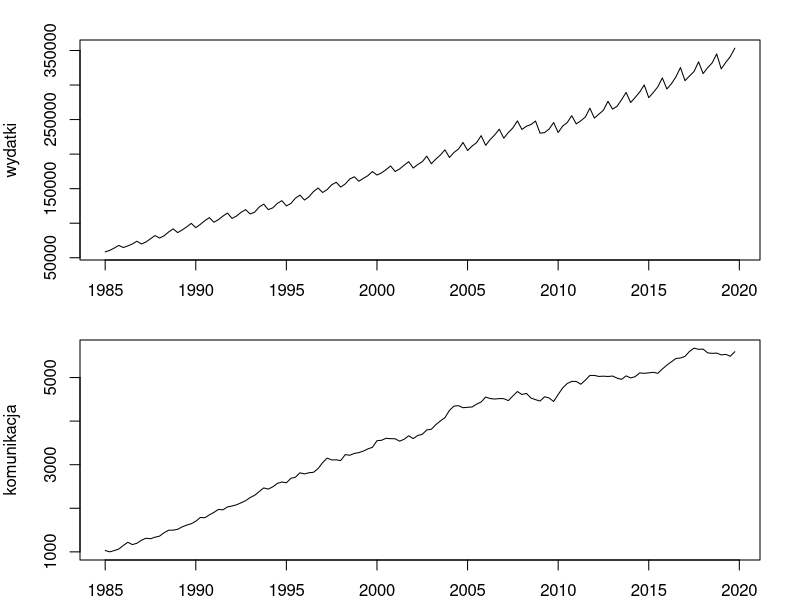
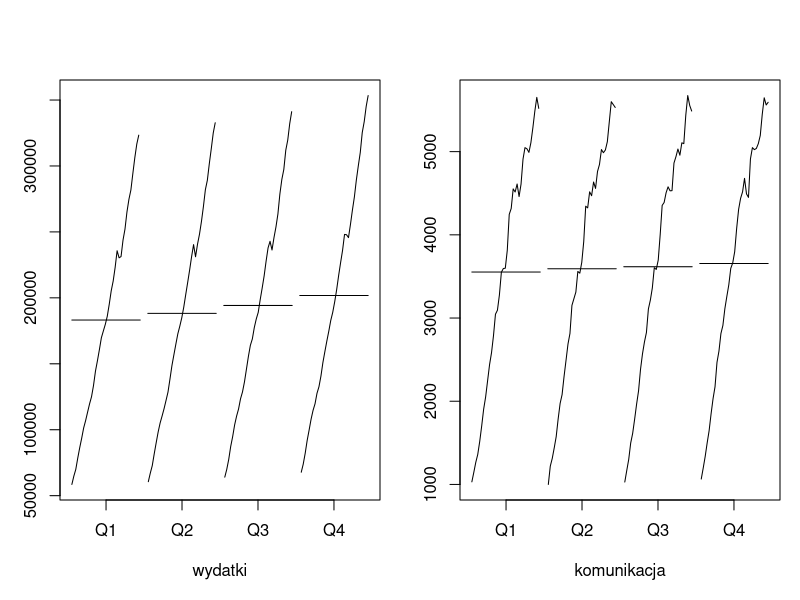
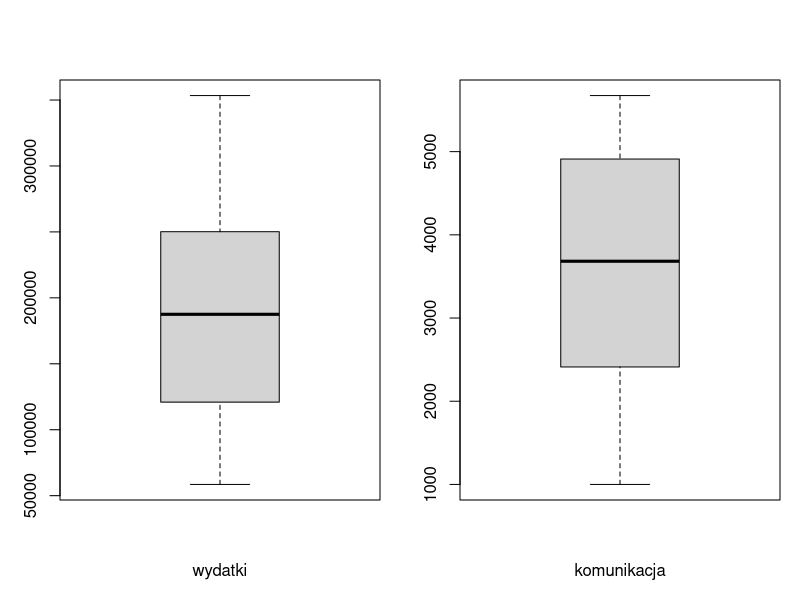
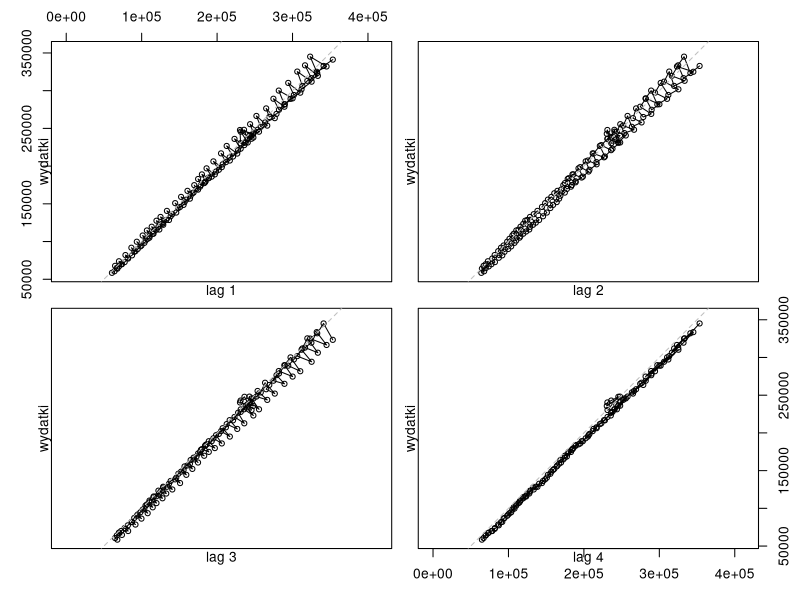
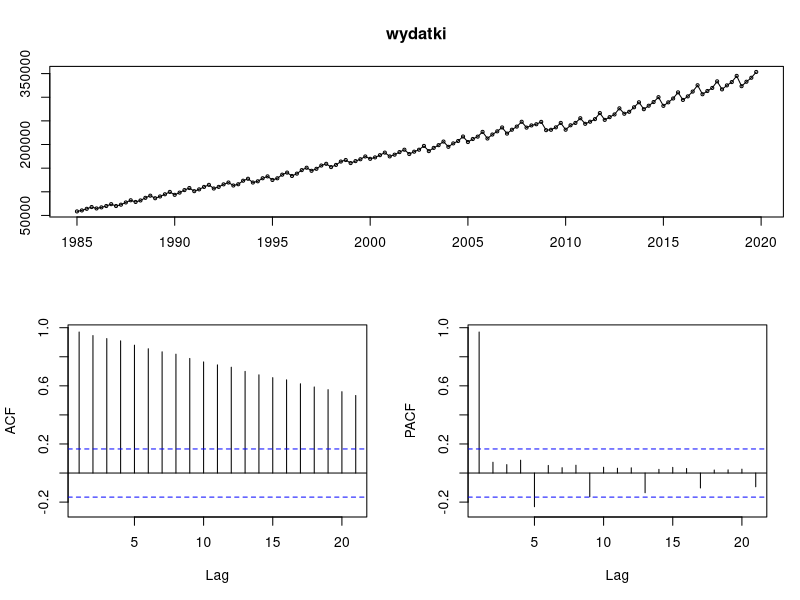
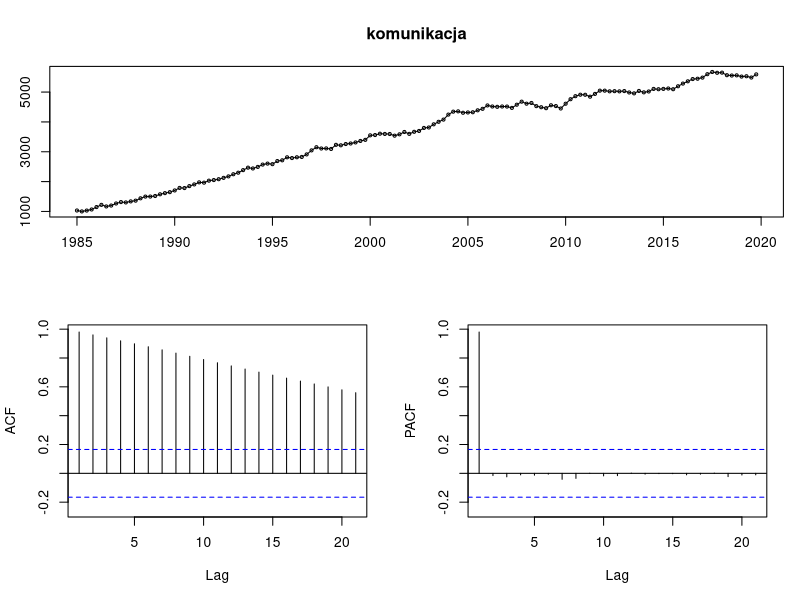
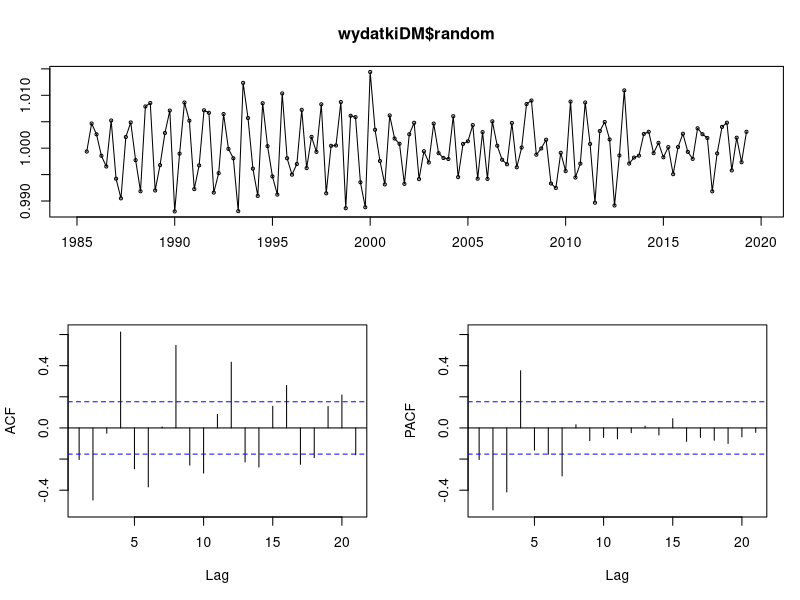
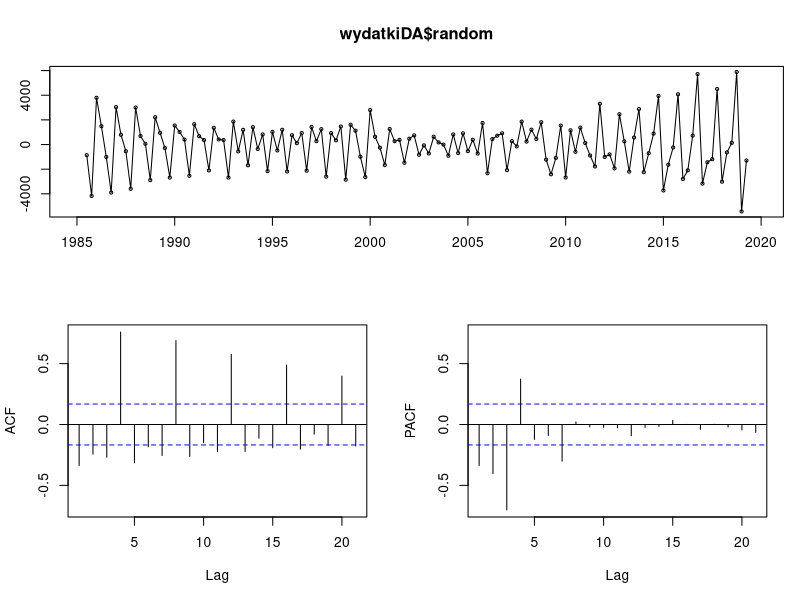

Here is the R script that generated these plots, in order:
## ---- chunk 1
library(forecast)
## ---- chunk 2
wydatki <- ts(read.csv('wydatki.csv',
                          skip=43,
                          col.names = c("q", "v"))$v,
                 start = c(1985, 01),
                 frequency = 4)
komunikacja <- ts(read.csv('komunikacja.csv',
                          skip=43,
                          col.names = c("q", "v"))$v,
                 start = c(1985, 01),
                 frequency = 4)
wydatki <- window(wydatki, start = start(wydatki), end = c(2019, 04))
komunikacja <- window(komunikacja, start = start(komunikacja), end = c(2019, 04))
## ---- chunk 3
par(mfrow=c(2,1), mar=c(2,4,2,2))
plot(wydatki)
plot(komunikacja)
## ---- chunk 4
par(mfrow = c(1,2), mar=c(5,3,4,1))
monthplot(wydatki, ylab = NA, xlab = "wydatki")
monthplot(komunikacja, ylab = NA, xlab = "komunikacja")
## ---- chunk 5
par(mfrow = c(1,2))
boxplot(wydatki, xlab="wydatki")
boxplot(komunikacja, xlab="komunikacja")
## ---- chunk 6
lag.plot(wydatki, lags = 4, labels = F)
## ---- chunk 7
tsdisplay(wydatki)
## ---- chunk 8
tsdisplay(komunikacja)
## ---- chunk 9
wydatkiDM <- decompose(wydatki, type = "multiplicative")
tsdisplay(wydatkiDM$random)
## ---- chunk 10
wydatkiDA <- decompose(wydatki, type = "additive")
tsdisplay(wydatkiDA$random)
